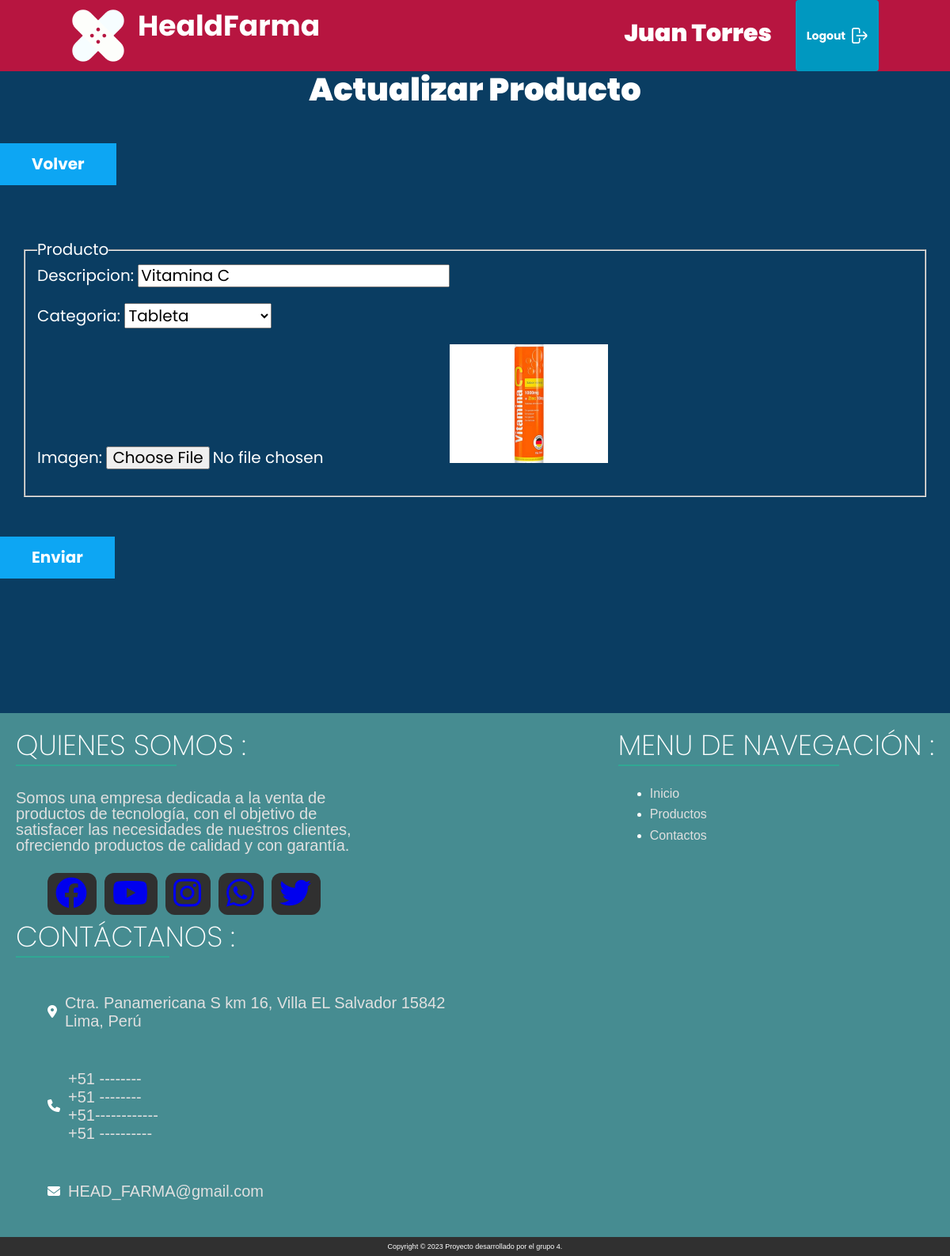
/ActualizarProductos?id=20 (signed in), run on the app's committed database.
### tables this page shows
CREATE TABLE `productos` (
  `id` int NOT NULL AUTO_INCREMENT,
  `descripcion` varchar(50) NOT NULL,
  `categoria_id` int DEFAULT NULL,
  `stock` int DEFAULT NULL,
  `imagen_producto` varchar(200) DEFAULT NULL,
  `precio_costo` decimal(10,2) DEFAULT NULL,
  `ganancia` decimal(10,2) DEFAULT NULL,
  `precio_unitarioVenta` decimal(10,2) DEFAULT NULL,
  `fecha_inicial` date DEFAULT NULL,
  PRIMARY KEY (`id`),
  KEY `fk_productos_categoria_idx` (`categoria_id`),
  CONSTRAINT `productos_ibfk_1` FOREIGN KEY (`categoria_id`) REFERENCES `categoria` (`id`) ON DELETE SET NULL ON UPDATE SET NULL
);

CREATE TABLE `categoria` (
  `id` int NOT NULL AUTO_INCREMENT,
  `nombre` varchar(45) NOT NULL,
  PRIMARY KEY (`id`)
);

### controllers/ProductosController.php (called while the page is built, shortened)
<?php
class ProductosController{
    public static function actualizar(Router $router){
        $id = validarORedireccionar('/productos');
        $producto= Producto::find($id);
        $categorias = Categoria::all();
        $alertas=Producto::getAlertas();
        $router->render('productos/actualizar',[
            'producto'=>$producto,
            'alertas'=>$alertas,
            'categorias'=>$categorias
        ]);
    }
}

### public/index.php (called while the page is built, shortened)
<?php
$router = new Router();
$router->get('/', [PaginasController::class, 'index']);
$router->post('/', [PaginasController::class, 'enviar']);
$router->get('/login', [LoginController::class, 'login']);
$router->post('/login', [LoginController::class, 'login']);
$router->get('/logout', [LoginController::class, 'logout']);
$router->get('/inicio', [PaginasController::class, 'inicio']);
$router->get('/productos', [ProductosController::class, 'productos']);
$router->get('/AgregarProductos', [ProductosController::class, 'crear']);
$router->post('/AgregarProductos', [ProductosController::class, 'crear']);
$router->get('/ActualizarProductos', [ProductosController::class, 'actualizar']);
$router->post('/ActualizarProductos', [ProductosController::class, 'actualizar']);
$router->post('/EliminarProductos', [ProductosController::class, 'eliminar']);
$router->get('/proveedores', [ProveedorController::class, 'proveedores']);
$router->get('/AgregarProveedores', [ProveedorController::class, 'crear']);
$router->post('/AgregarProveedores', [ProveedorController::class, 'crear']);
$router->get('/ActualizarProveedores', [ProveedorController::class, 'actualizar']);
$router->post('/ActualizarProveedores', [ProveedorController::class, 'actualizar']);
$router->post('/EliminarProveedores', [ProveedorController::class, 'eliminar']);
$router->get('/clientes', [ClientesController::class, 'clientes']);
$router->get('/AgregarClientes', [ClientesController::class, 'crear']);
$router->post('/AgregarClientes', [ClientesController::class, 'crear']);
$router->get('/ActualizarClientes', [ClientesController::class, 'actualizar']);
$router->post('/ActualizarClientes', [ClientesController::class, 'actualizar']);
$router->post('/EliminarClientes', [ClientesController::class, 'eliminar']);
$router->get('/usuarios', [UsuariosController::class, 'usuarios']);
$router->get('/AgregarUsuarios', [UsuariosController::class, 'crear']);
$router->post('/AgregarUsuarios', [UsuariosController::class, 'crear']);
$router->get('/ActualizarUsuarios', [UsuariosController::class, 'actualizar']);
$router->post('/ActualizarUsuarios', [UsuariosController::class, 'actualizar']);
$router->post('/EliminarUsuarios', [UsuariosController::class, 'eliminar']);
$router->get('/pedidos', [PedidosController::class, 'index']);
$router->get('/detallePedidos', [FacturaController::class, 'pedidos']);
$router->get('/solicitudes', [SolicitudesController::class, 'index']);
$router->get('/detalleSolicitud', [FacturaController::class, 'solicitudes']);
$router->get('/api/productos',[APIController::class,'index']);
$router->post('/api/pedidos',[APIController::class,'guardar']);
$router->post('/api/solicitudes',[APIController::class,'guardarSolicitudes']);
$router->post('/api/eliminarPedidos',[APIController::class,'eliminarPedidos']);
$router->post('/api/eliminarSolicitudes',[APIController::class,'eliminarSolicitudes']);
$router->get('/inventario', [InventarioController::class, 'index']);
$router->comprobarRutas();

### includes/funciones.php (called while the page is built, shortened)
<?php
function s($html) : string {
    $s = htmlspecialchars($html);
    return $s;
}
function validarORedireccionar(string $url) {
    $id = $_GET['id'];
    $id = filter_var($id, FILTER_VALIDATE_INT);
    return $id;
}

### models/ActiveRecord.php (called while the page is built, shortened)
<?php
class ActiveRecord {
    protected static $db;
    protected static $tabla = '';
    public static function setDB($database) {
        self::$db = $database;
    }
    public static function consultarSQL($query) {
        $resultado = self::$db->query($query);
        $array = [];
        while($registro = $resultado->fetch_assoc()) {
            $array[] = static::crearObjeto($registro);
        }
        return $array;
    }
    protected static function crearObjeto($registro) {
        $objeto = new static;
        foreach($registro as $key => $value ) {
            if(property_exists( $objeto, $key  )) {
                $objeto->$key = $value;
            }
        }
        return $objeto;
    }
    public static function all() {
        $query = "SELECT * FROM " . static::$tabla;
        $resultado = self::consultarSQL($query);
        return $resultado;
    }
    public static function find($id) {
        $query = "SELECT * FROM " . static::$tabla  ." WHERE id = $id";
        $resultado = self::consultarSQL($query);
        return array_shift( $resultado ) ;
    }
}

### models/Producto.php (called while the page is built, shortened)
<?php
class Producto extends ActiveRecord{
    public function __construct($args=[]){
        $fecha_actual = date('Y-m-d');
    }
}

### views/productos/formulario.php (the view, shortened to what this page needs)
<fieldset class="form" >
    <legend>Producto</legend>
    <label for="descripcion">Descripcion:</label>
    <input type="text" id="descripcion" name="productos[descripcion]" placeholder="Nombre del producto" value="<?php echo s(trim( $producto->descripcion ) ); ?>">
    <label for="categoria">Categoria:</label>
    <select name="productos[categoria_id]">
        <?php foreach ($categorias as $categoria) { ?>
            <option <?php echo $producto->categoria_id === $categoria->id ? 'selected' : ''; ?> value="<?php echo s($categoria->id); ?>"> <?php echo s($categoria->nombre); ?> </option>
        <?php } ?>
    </select>
    <label for="imagen">Imagen:</label>
    <input type="file" id="imagen" accept="image/jpeg, image/png" name="productos[imagen_producto]">
    <?php if($producto->imagen_producto) { ?>
        <img src="/imagenes/<?php echo $producto->imagen_producto ?>" class="imagen-small">
    <?php } ?>
</fieldset>

### public/build/css/app.css (style rules this page uses)
html { line-height:1.15;-webkit-text-size-adjust:100% }
body { margin:0 }
img { border-style:none }
button,input,optgroup,select,textarea { font-family:inherit;font-size:100%;line-height:1.15;margin:0 }
button,input { overflow:visible }
button,select { text-transform:none }
fieldset { padding:.35em .75em .625em }
legend { box-sizing:border-box;color:inherit;display:table;max-width:100%;padding:0;white-space:normal }
.form { margin:3rem }
.bus,.form { font-size:2rem }
html { font-size:62.5%;box-sizing:border-box;height:100% }
body { min-height:100%;display:flex;flex-direction:column;background-color:#0a3d62;color:#fff;font-family:Poppins,sans-serif;font-size:1.6rem }
@media (min-width:768px) { body { height:100% } }
*,:after,:before { box-sizing:inherit }
img { max-width:100% }

### views/productos/actualizar.php (style rules this page uses)
.imagen-small { width: 20rem; }

### data on the page
productos: descripcion "Vitamina C", categoria.nombre "Tableta", imagen_producto (picture)

### other printed values
$_SESSION['nombre'] "Juan Torres"
